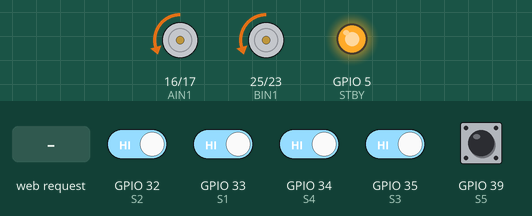
The sketch below on a simulated ESP32. On the bench: motor-driver pin pairs drawn as motors (green arrow = first pin HIGH = forward, orange = second pin HIGH = backward, longer = more drive, scaled by the enable pin, stopped while the standby pin is LOW), output pins drawn as LEDs (lit = HIGH). The inputs (shaded band) are chosen by the test bench; at power-on: GPIO 32 (S2), GPIO 33 (S1), GPIO 34 (S4), GPIO 35 (S3), GPIO 39 (S5) HIGH. WiFi joins after 1.5 s; servers stay silent unless stated; what the sketch prints to the serial monitor is not drawn.

Above: at 5.2 s.
5.3 s: GPIO 32 (S2) driven LOW
6.8 s: GPIO 33 (S1) driven LOW
At 7.4 s:
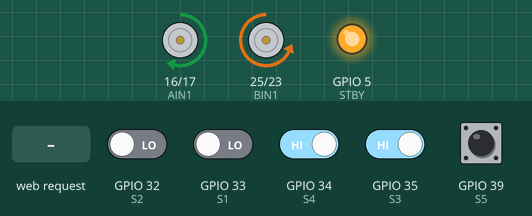
8.3 s: GPIO 34 (S4) driven LOW
At 9.4 s:
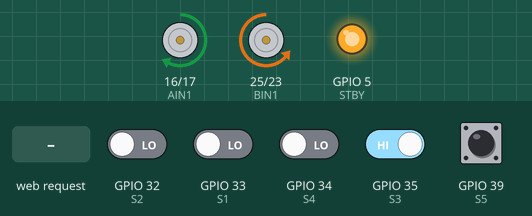
9.8 s: GPIO 35 (S3) driven LOW
At 10.7 s:
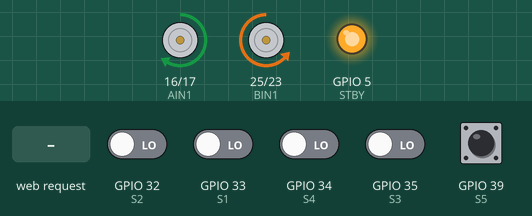
11.3 s: HTTP request GET /update?baseSpeed=120 received
At 12.5 s:
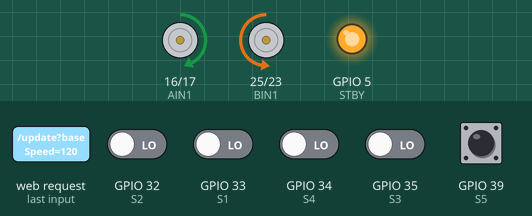
12.8 s: HTTP request GET /update?maxSpeed=1 received
At 14.0 s:
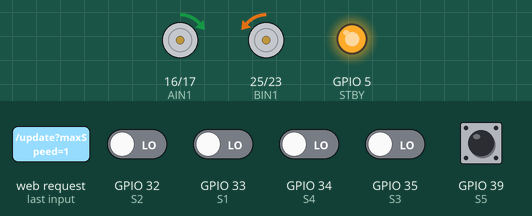
Timing chart, 0 to 15.3 s (numbered marks = the images above; inputs shaded):
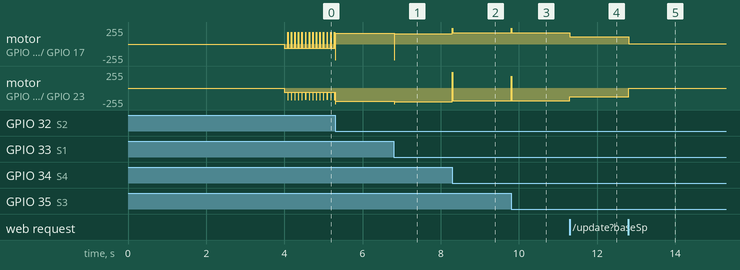

Measured:
- after the input at 6.8 s, motor on GPIO 16 (AIN1) / GPIO 17 (AIN2): forward 160/255 → forward 151/255 at once; motor on GPIO 25 (BIN1) / GPIO 23 (BIN2): backward 197/255 → backward 206/255 at once
- after the input at 8.3 s, motor on GPIO 16 (AIN1) / GPIO 17 (AIN2): forward 151/255 → forward 166/255 at once; motor on GPIO 25 (BIN1) / GPIO 23 (BIN2): backward 206/255 → backward 191/255 at once
- after the input at 9.8 s, motor on GPIO 16 (AIN1) / GPIO 17 (AIN2): forward 166/255 → forward 169/255 at once; motor on GPIO 25 (BIN1) / GPIO 23 (BIN2): backward 191/255 → backward 188/255 at once
- after the input at 11.3 s, motor on GPIO 16 (AIN1) / GPIO 17 (AIN2): forward 169/255 → forward 110/255 at once; motor on GPIO 25 (BIN1) / GPIO 23 (BIN2): backward 188/255 → backward 128/255 at once
- after the input at 12.8 s, motor on GPIO 16 (AIN1) / GPIO 17 (AIN2): forward 110/255 → forward 1/255 at once; motor on GPIO 25 (BIN1) / GPIO 23 (BIN2): backward 128/255 → backward 1/255 at once

The sketch:

Final_Code.ino
```cpp
#include <WiFi.h>
#include <WebServer.h>

const char* ssid = "Ooredoo-ALHN-05DD";
const char* password = "tEnLxF2D6r";

WebServer server(80);

const int S1 = 33, S2 = 32, S3 = 35, S4 = 34, S5 = 39;
const int PWMA = 18, AIN1 = 16, AIN2 = 17;
const int PWMB = 19, BIN1 = 25, BIN2 = 23, STBY = 5;

const int freqPWM = 1000, resolutionPWM = 8;

int baseSpeed = 180;
int maxSpeed = 240;
int searchSpeed = 60;
float Kp = 18.0, Ki = 0.05, Kd = 22.0;

float lastError = 0, integral = 0;
const float integralLimit = 30.0;
unsigned long lastTime = 0;

const int positions[5] = {-2, -1, 0, 1, 2};
int lastDirection = 0;

volatile bool robotStopped = false;
volatile bool resetRequested = false;

int stuckCounter = 0;
const int stuckThreshold = 8;

const char webpage[] PROGMEM = R"rawliteral(
<!DOCTYPE html>
<html>
<head>
<meta name="viewport" content="width=device-width, initial-scale=1">
<title>Line Control</title>
<style>
body{font-family:Arial;background:#667eea;padding:20px;margin:0}
.container{max-width:500px;margin:0 auto;background:#fff;border-radius:10px;padding:25px}
h1{color:#667eea;text-align:center;margin-bottom:20px}
.section{background:#f5f5f5;padding:15px;border-radius:8px;margin-bottom:15px}
.section h2{font-size:16px;margin:0 0 10px 0;color:#333}
.group{margin:10px 0}
label{display:block;font-weight:bold;margin-bottom:3px;font-size:14px}
input{width:100%;padding:8px;border:1px solid #ddd;border-radius:4px;font-size:14px}
.btn{width:100%;padding:12px;border:none;border-radius:6px;font-size:16px;font-weight:bold;cursor:pointer;margin-top:8px}
.btn-primary{background:#667eea;color:#fff}
.btn-danger{background:#e74c3c;color:#fff}
</style>
</head>
<body>
<div class="container">
<h1>Line Follower</h1>
<div class="section">
<h2>Speed</h2>
<div class="group">
<label>Base:</label>
<input type="number" id="baseSpeed" value="85" min="0" max="255">
</div>
<div class="group">
<label>Max:</label>
<input type="number" id="maxSpeed" value="110" min="0" max="255">
</div>
<div class="group">
<label>Search:</label>
<input type="number" id="searchSpeed" value="60" min="0" max="255">
</div>
</div>
<div class="section">
<h2>PID</h2>
<div class="group">
<label>Kp:</label>
<input type="number" id="kp" value="18.0" step="0.1">
</div>
<div class="group">
<label>Ki:</label>
<input type="number" id="ki" value="0.05" step="0.01">
</div>
<div class="group">
<label>Kd:</label>
<input type="number" id="kd" value="22.0" step="0.1">
</div>
</div>
<button class="btn btn-primary" onclick="apply()">Apply</button>
<button class="btn btn-danger" onclick="reset()">Reset</button>
</div>
<script>
function apply(){
const p=new URLSearchParams({
baseSpeed:document.getElementById('baseSpeed').value,
maxSpeed:document.getElementById('maxSpeed').value,
searchSpeed:document.getElementById('searchSpeed').value,
kp:document.getElementById('kp').value,
ki:document.getElementById('ki').value,
kd:document.getElementById('kd').value
});
fetch('/update?'+p.toString()).then(r=>r.text()).then(()=>alert('Applied'));
}
function reset(){
if(confirm('Reset?')){
fetch('/reset').then(()=>{alert('Resetting...');setTimeout(()=>location.reload(),2000);});
}
}
</script>
</body>
</html>
)rawliteral";

void setup() {
  Serial.begin(115200);
  delay(500);

  Serial.println("\nStarting...");

  pinMode(S1, INPUT); pinMode(S2, INPUT); pinMode(S3, INPUT);
  pinMode(S4, INPUT); pinMode(S5, INPUT);
  pinMode(AIN1, OUTPUT); pinMode(AIN2, OUTPUT);
  pinMode(BIN1, OUTPUT); pinMode(BIN2, OUTPUT); pinMode(STBY, OUTPUT);

  digitalWrite(AIN1, LOW); digitalWrite(AIN2, LOW);
  digitalWrite(BIN1, LOW); digitalWrite(BIN2, LOW);
  digitalWrite(STBY, LOW);

  ledcAttach(PWMA, freqPWM, resolutionPWM);
  ledcAttach(PWMB, freqPWM, resolutionPWM);
  ledcWrite(PWMA, 0); ledcWrite(PWMB, 0);

  digitalWrite(STBY, HIGH);

  Serial.print("Connecting to: ");
  Serial.println(ssid);

  WiFi.begin(ssid, password);
  int attempts = 0;
  while (WiFi.status() != WL_CONNECTED && attempts < 40) {
    delay(500);
    Serial.print(".");
    attempts++;
  }

  Serial.println();

  if (WiFi.status() == WL_CONNECTED) {
    Serial.println("Connected!");
    Serial.print("IP: ");
    Serial.println(WiFi.localIP());
  } else {
    Serial.println("WiFi failed!");
  }

  server.on("/", HTTP_GET, []() {
    server.send(200, "text/html", webpage);
  });

  server.on("/update", HTTP_GET, handleUpdate);
  server.on("/reset", HTTP_GET, handleReset);

  server.begin();
  Serial.println("Server started");

  delay(2000);
}

void loop() {
  server.handleClient();

  if (resetRequested) {
    ESP.restart();
  }

  if (!robotStopped) {
    followLine();
  }

  delay(10);
}

void followLine() {
  int s1 = !digitalRead(S1), s2 = !digitalRead(S2), s3 = !digitalRead(S3);
  int s4 = !digitalRead(S4), s5 = !digitalRead(S5);

  if (s1 && s2 && s3 && s4 && s5) {
    stopRobot();
    return;
  }

  if (!s1 && !s2 && !s3 && !s4 && !s5) {
    searchForLine();
    stuckCounter++;
    if (stuckCounter > stuckThreshold) {
      setMotorSpeed(baseSpeed, baseSpeed);
      stuckCounter = 0;
    }
    return;
  }

  stuckCounter = 0;

  float error = calculateError(s1, s2, s3, s4, s5);

  if (error < -0.5) lastDirection = -1;
  else if (error > 0.5) lastDirection = 1;

  unsigned long currentTime = millis();
  float dt = (currentTime - lastTime) / 1000.0;

  if (lastTime == 0 || dt > 1.0) {
    lastTime = currentTime;
    dt = 0.01;
  }

  if (dt > 0) {
    float P = Kp * error;

    integral += error * dt;
    integral = constrain(integral, -integralLimit, integralLimit);
    float I = Ki * integral;

    float derivative = (error - lastError) / dt;
    float D = Kd * derivative;

    float correction = P + I + D;

    if (s3 == 1 && abs(error) < 0.5) {
      correction *= 0.2;
      integral *= 0.5;
    }

    int leftSpeed = constrain(baseSpeed + correction, -maxSpeed, maxSpeed);
    int rightSpeed = constrain(baseSpeed - correction, -maxSpeed, maxSpeed);

    setMotorSpeed(leftSpeed, rightSpeed);

    lastError = error;
    lastTime = currentTime;
  }
}

void searchForLine() {
  int leftSpeed = (lastDirection <= 0) ? -searchSpeed : searchSpeed;
  int rightSpeed = -leftSpeed;
  setMotorSpeed(leftSpeed, rightSpeed);
}

void stopRobot() {
  digitalWrite(AIN1, LOW); digitalWrite(AIN2, LOW);
  digitalWrite(BIN1, LOW); digitalWrite(BIN2, LOW);
  ledcWrite(PWMA, 0); ledcWrite(PWMB, 0);
  robotStopped = true;
}

float calculateError(int s1, int s2, int s3, int s4, int s5) {
  int sensors[5] = {s1, s2, s3, s4, s5};
  float weightedSum = 0;
  int sensorCount = 0;

  for (int i = 0; i < 5; i++) {
    if (sensors[i] == 1) {
      weightedSum += positions[i];
      sensorCount++;
    }
  }

  return (sensorCount == 0) ? lastError : weightedSum / sensorCount;
}

void setMotorSpeed(int leftSpeed, int rightSpeed) {
  if (leftSpeed > 0) {
    digitalWrite(AIN1, HIGH); digitalWrite(AIN2, LOW);
  } else if (leftSpeed < 0) {
    digitalWrite(AIN1, LOW); digitalWrite(AIN2, HIGH);
  } else {
    digitalWrite(AIN1, LOW); digitalWrite(AIN2, LOW);
  }
  ledcWrite(PWMA, abs(leftSpeed));

  if (rightSpeed > 0) {
    digitalWrite(BIN1, LOW); digitalWrite(BIN2, HIGH);
  } else if (rightSpeed < 0) {
    digitalWrite(BIN1, HIGH); digitalWrite(BIN2, LOW);
  } else {
    digitalWrite(BIN1, LOW); digitalWrite(BIN2, LOW);
  }
  ledcWrite(PWMB, abs(rightSpeed));
}

void handleUpdate() {
  if (server.hasArg("baseSpeed")) baseSpeed = server.arg("baseSpeed").toInt();
  if (server.hasArg("maxSpeed")) maxSpeed = server.arg("maxSpeed").toInt();
  if (server.hasArg("searchSpeed")) searchSpeed = server.arg("searchSpeed").toInt();
  if (server.hasArg("kp")) Kp = server.arg("kp").toFloat();
  if (server.hasArg("ki")) Ki = server.arg("ki").toFloat();
  if (server.hasArg("kd")) Kd = server.arg("kd").toFloat();

  server.send(200, "text/plain", "OK");
}

void handleReset() {
  server.send(200, "text/plain", "Resetting");
  delay(100);
  resetRequested = true;
}
```
